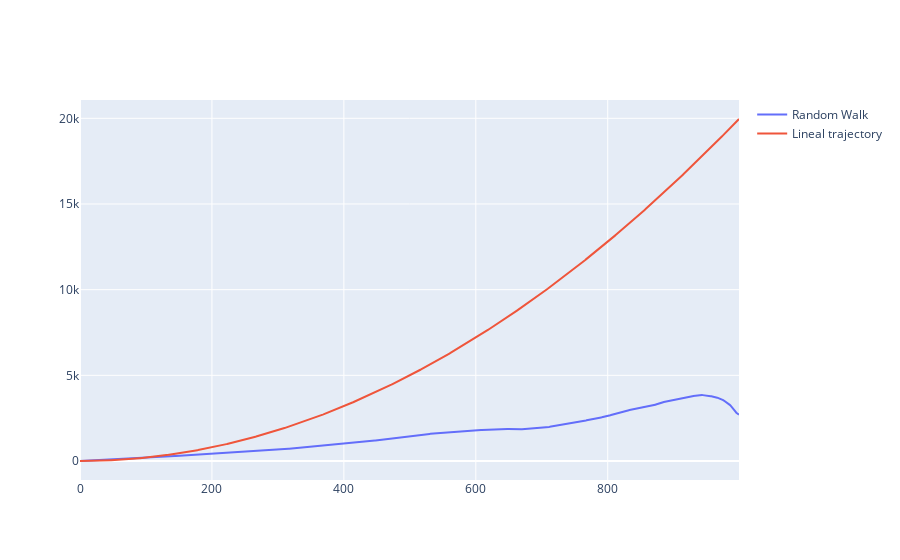

Here is the notebook cell this chart was saved with:
### Code cell
def calculate_msd(trajectory):
    N = len(trajectory)
    msd = np.zeros(N)

    # Calculate MSD
    for dt in range(1, N):
        displacements = trajectory[dt:] - trajectory[:-dt]
        squared_displacements = np.sum(displacements**2, axis=1)
        msd[dt] = np.mean(squared_displacements)
    
    return msd

def random_walk(N, dim=2):
    steps = np.random.randn(N, dim)
    return np.cumsum(steps, axis=0)

def linear_trajectory(N, velocity, dim=2):
    t = np.arange(N)
    return np.array([velocity * t, velocity * t]).T

n_steps= 1000
# create diferents trajectories
random_walk_traj = random_walk(n_steps)
linear_traj = linear_trajectory(n_steps, velocity=0.1, dim=2)

# Calculate MSD for each trajectory
msd_random_walk = calculate_msd(random_walk_traj)
msd_linear = calculate_msd(linear_traj)

#plot with plotly
figure = go.Figure()

figure.add_trace(go.Scatter(
    x= np.arange(N), 
    y= msd_random_walk, 
    mode='lines', 
    name='Random Walk',
    showlegend = True))

figure.add_trace(go.Scatter(
    x= np.arange(N), 
    y= msd_linear, 
    mode='lines', 
    name='Lineal trajectory',
    showlegend = True))

figure.show()

### Figure 1 — Plotly figure (JSON) as saved in the notebook; plotly's stock layout.template omitted (floating-point values rounded to 4 significant figures; data arrays with more than 128 entries replaced by an {"elided": "..."} marker saying what was removed)
{"data": [{"mode": "lines", "name": "Random Walk", "showlegend": true, "type": "scatter", "x": {"elided": "2000 int values"}, "y": {"elided": "1000 float values"}}, {"mode": "lines", "name": "Lineal trajectory", "showlegend": true, "type": "scatter", "x": {"elided": "2000 int values"}, "y": {"elided": "1000 float values"}}], "layout": {}}
